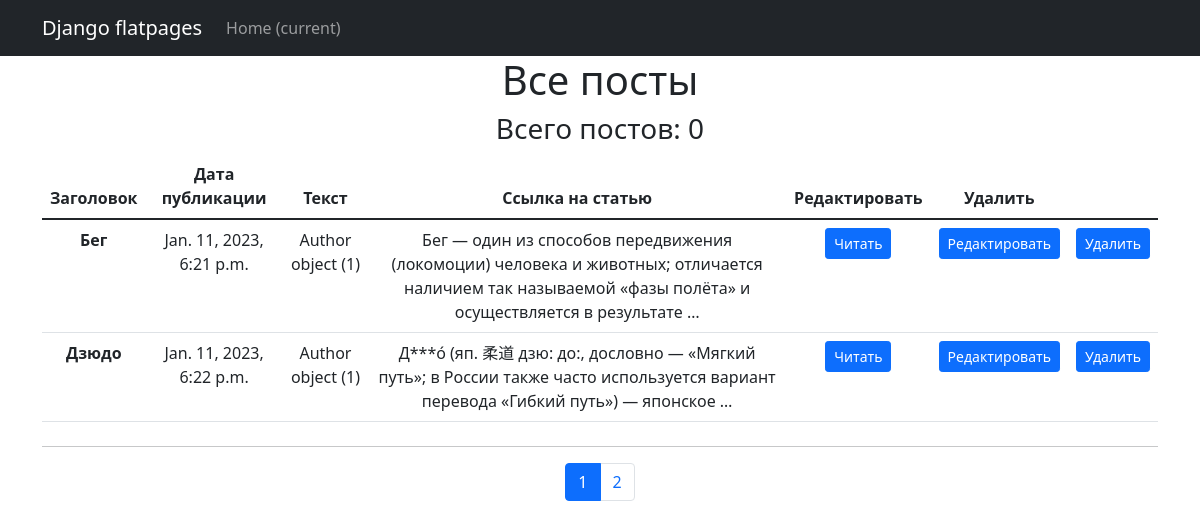
Page /news/ on the committed database.
### news/models.py (models this page shows, shortened)
class Post(models.Model):
    news = 'NS'
    article = 'AR'
    CAT_CHOISE = [
        (news, 'новость'),
        (article, 'статья')
    ]
    author = models.ForeignKey(Author, on_delete=models.CASCADE)
    choise = models.CharField(max_length=2, choices=CAT_CHOISE, default=article)
    time = models.DateTimeField(auto_now_add=True)
    category = models.ManyToManyField(Category, through='PostCategory')
    title = models.CharField(max_length=128)
    text = models.TextField()
    rating = models.SmallIntegerField(default=0)

class Author(models.Model):
    user = models.OneToOneField(User, on_delete=models.CASCADE, null=True, )
    rating = models.SmallIntegerField(default=0)

### news/views.py (the view)
# urls.py: path('', PostsList.as_view(), name='posts_list'),
class PostsList(ListView):
    model = Post
    ordering = 'time'
    template_name = 'posts.html'
    context_object_name = 'posts'
    paginate_by = 2
    def get_queryset(self):
        queryset = super().get_queryset()
        self.filterset = PostFilter(self.request.GET, queryset)
        return self.filterset.qs
    def get_context_data(self, **kwargs):
        context = super().get_context_data(**kwargs)
        context['time_now'] = datetime.utcnow()
        return context

### news/templatetags/custom_filters.py (called while the page is built)
@register.filter()
def censor(input_value: str):
    for stop_word in stop_list_words:
        while stop_word in input_value:
            stars_string = '*' * len(stop_word[1:len(stop_word) - 1])
            replace_string = stop_word.replace(stop_word[1:len(stop_word) - 1], stars_string)
            input_value = input_value.replace(stop_word, replace_string)
    return input_value

### news/templatetags/custom_tags.py (called while the page is built)
@register.simple_tag(takes_context=True)
def url_replace(context, **kwargs):
   d = context['request'].GET.copy()
   for k, v in kwargs.items():
       d[k] = v
   return d.urlencode()

### templates/posts.html (shortened to what this page needs)
{% extends 'flatpages/default.html' %}
{% load custom_filters %}
{% load custom_tags %}
{% block content %}
<div class="col-lg-12 text-center">
    <h1>Все посты</h1>
    <h3>Всего постов: {{ news|length }}</h3>
    <table class="table">
        <thead>
        <tr>
            <th scope="col">Заголовок</th>
            <th scope="col">Дата публикации</th>
            <th scope="col">Текст</th>
            <th scope="col">Ссылка на статью</th>
            <th scope="col">Редактировать</th>
            <th scope="col">Удалить</th>
        </tr>
        </thead>
        <tbody>
        {% for post in posts %}
        <tr>
            <th scope="row">{{ post.title }}</th>
            <td>{{ post.time }}</td>
            <td>{{ post.author }}</td>
            <td>{{ post.text | truncatewords:20 | censor}}</td>
            <td><a class="btn btn-primary btn-sm" href="/news/{{ post.pk }}">Читать</a></td>
            <td><a class="btn btn-primary btn-sm" href="/news/news/{{ post.pk }}/edit/">Редактировать</a></td>
            <td><a class="btn btn-primary btn-sm" href="/news/news/{{ post.pk }}/delete/">Удалить</a></td>
        </tr>
        {% endfor %}
        </tbody>
    </table>
</div>
<hr class="mt-4">
<div class="row">
    <nav aria-label="Page navigation example">
        <ul class="pagination justify-content-center">
            <li class="page-item active" aria-current="page"><a class="page-link" href="#">{{ page_obj.number }}</a></li>
            {% if page_obj.has_next %}
                <li class="page-item"><a class="page-link" href="?{% url_replace page=page_obj.next_page_number %}">{{ page_obj.next_page_number }}</a></li>
                {% endif %}
        </ul>
    </nav>
</div>
{% endblock content %}

### rows in the picture
Post: title "Бег", time "Jan. 11, 2023, 6:21 p.m.", author "Author object (1)", text|censor "Бег — один из способов передвижения (локомоции) человека и животных; отличается наличием так называемой «фазы полёта» и осуществляется в результате …"
Post: title "Дзюдо", time "Jan. 11, 2023, 6:22 p.m.", author "Author object (1)", text|censor "Д***о́ (яп. 柔道 дзю: до:, дословно — «Мягкий путь»; в России также часто используется вариант перевода «Гибкий путь») — японское …"

### other values in the picture
{{ news|length }} "0"
{{ page_obj.number }} "1"
{{ page_obj.next_page_number }} "2"
